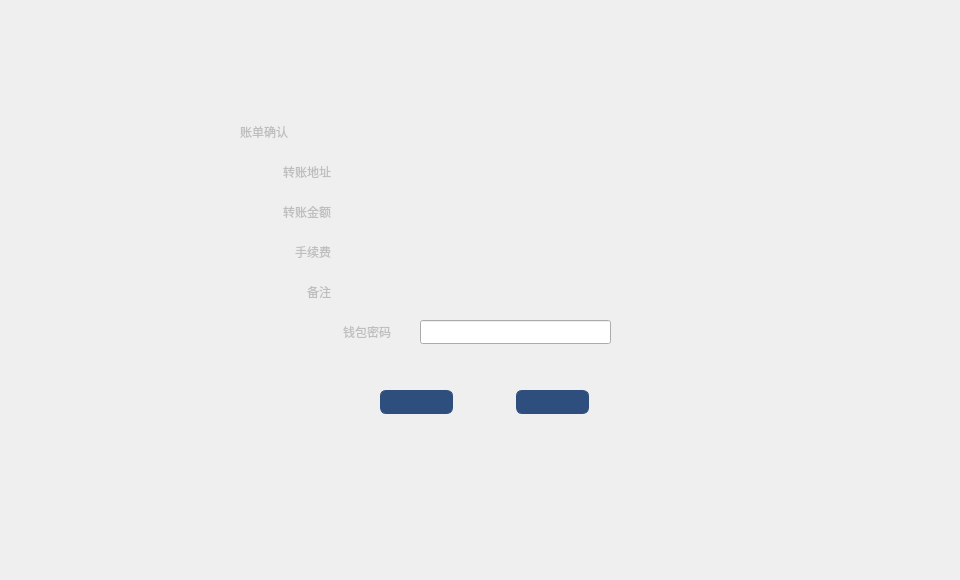
<?xml version="1.0" encoding="UTF-8"?>
<ui version="4.0">
 <class>TransferConfirmDialog</class>
 <widget class="QDialog" name="TransferConfirmDialog">
  <property name="geometry">
   <rect>
    <x>0</x>
    <y>0</y>
    <width>960</width>
    <height>580</height>
   </rect>
  </property>
  <property name="font">
   <font>
    <family>微软雅黑</family>
   </font>
  </property>
  <property name="windowTitle">
   <string>Dialog</string>
  </property>
  <widget class="QWidget" name="widget" native="true">
   <property name="geometry">
    <rect>
     <x>0</x>
     <y>0</y>
     <width>960</width>
     <height>580</height>
    </rect>
   </property>
   <widget class="QWidget" name="containerWidget" native="true">
    <property name="geometry">
     <rect>
      <x>220</x>
      <y>110</y>
      <width>520</width>
      <height>360</height>
     </rect>
    </property>
    <widget class="QLineEdit" name="pwdLineEdit">
     <property name="geometry">
      <rect>
       <x>200</x>
       <y>210</y>
       <width>191</width>
       <height>24</height>
      </rect>
     </property>
     <property name="echoMode">
      <enum>QLineEdit::Password</enum>
     </property>
    </widget>
    <widget class="QLabel" name="tipLabel2">
     <property name="geometry">
      <rect>
       <x>210</x>
       <y>240</y>
       <width>200</width>
       <height>16</height>
      </rect>
     </property>
     <property name="text">
      <string/>
     </property>
    </widget>
    <widget class="QToolButton" name="okBtn">
     <property name="geometry">
      <rect>
       <x>160</x>
       <y>280</y>
       <width>73</width>
       <height>24</height>
      </rect>
     </property>
     <property name="cursor">
      <cursorShape>PointingHandCursor</cursorShape>
     </property>
     <property name="styleSheet">
      <string notr="true">QToolButton{color:white;border:1px solid  rgb(46,78,126);border-radius:6px;
background-color: rgb(46,78,126);}
QToolButton:hover{background-color:rgb(66,98,146);}
QToolButton:disabled{background-color:#cecece;}</string>
     </property>
     <property name="text">
      <string/>
     </property>
    </widget>
    <widget class="QLabel" name="label_2">
     <property name="geometry">
      <rect>
       <x>30</x>
       <y>50</y>
       <width>81</width>
       <height>24</height>
      </rect>
     </property>
     <property name="font">
      <font>
       <pointsize>9</pointsize>
       <weight>50</weight>
       <bold>false</bold>
      </font>
     </property>
     <property name="styleSheet">
      <string notr="true">color: rgb(190, 190, 190);</string>
     </property>
     <property name="text">
      <string>转账地址</string>
     </property>
     <property name="alignment">
      <set>Qt::AlignRight|Qt::AlignTrailing|Qt::AlignVCenter</set>
     </property>
    </widget>
    <widget class="QLabel" name="pwdLabel">
     <property name="geometry">
      <rect>
       <x>80</x>
       <y>210</y>
       <width>91</width>
       <height>24</height>
      </rect>
     </property>
     <property name="styleSheet">
      <string notr="true">color: rgb(190, 190, 190);</string>
     </property>
     <property name="text">
      <string>钱包密码</string>
     </property>
     <property name="alignment">
      <set>Qt::AlignRight|Qt::AlignTrailing|Qt::AlignVCenter</set>
     </property>
    </widget>
    <widget class="QLabel" name="label_5">
     <property name="geometry">
      <rect>
       <x>30</x>
       <y>170</y>
       <width>81</width>
       <height>24</height>
      </rect>
     </property>
     <property name="font">
      <font>
       <pointsize>9</pointsize>
       <weight>50</weight>
       <bold>false</bold>
      </font>
     </property>
     <property name="styleSheet">
      <string notr="true">color: rgb(190, 190, 190);</string>
     </property>
     <property name="text">
      <string>备注</string>
     </property>
     <property name="alignment">
      <set>Qt::AlignRight|Qt::AlignTrailing|Qt::AlignVCenter</set>
     </property>
    </widget>
    <widget class="QLabel" name="feeLabel">
     <property name="geometry">
      <rect>
       <x>150</x>
       <y>130</y>
       <width>320</width>
       <height>24</height>
      </rect>
     </property>
     <property name="styleSheet">
      <string notr="true">color: rgb(190, 190, 190);</string>
     </property>
     <property name="text">
      <string/>
     </property>
    </widget>
    <widget class="QLabel" name="label_3">
     <property name="geometry">
      <rect>
       <x>30</x>
       <y>90</y>
       <width>81</width>
       <height>24</height>
      </rect>
     </property>
     <property name="font">
      <font>
       <pointsize>9</pointsize>
       <weight>50</weight>
       <bold>false</bold>
      </font>
     </property>
     <property name="styleSheet">
      <string notr="true">color: rgb(190, 190, 190);</string>
     </property>
     <property name="text">
      <string>转账金额</string>
     </property>
     <property name="alignment">
      <set>Qt::AlignRight|Qt::AlignTrailing|Qt::AlignVCenter</set>
     </property>
    </widget>
    <widget class="QLabel" name="remarkLabel">
     <property name="geometry">
      <rect>
       <x>150</x>
       <y>170</y>
       <width>320</width>
       <height>24</height>
      </rect>
     </property>
     <property name="styleSheet">
      <string notr="true">color: rgb(190, 190, 190);</string>
     </property>
     <property name="text">
      <string/>
     </property>
    </widget>
    <widget class="QLabel" name="label">
     <property name="geometry">
      <rect>
       <x>20</x>
       <y>10</y>
       <width>100</width>
       <height>24</height>
      </rect>
     </property>
     <property name="font">
      <font>
       <pointsize>9</pointsize>
      </font>
     </property>
     <property name="styleSheet">
      <string notr="true">color: rgb(190, 190, 190);</string>
     </property>
     <property name="text">
      <string>账单确认</string>
     </property>
    </widget>
    <widget class="QToolButton" name="cancelBtn">
     <property name="geometry">
      <rect>
       <x>296</x>
       <y>280</y>
       <width>73</width>
       <height>24</height>
      </rect>
     </property>
     <property name="cursor">
      <cursorShape>PointingHandCursor</cursorShape>
     </property>
     <property name="styleSheet">
      <string notr="true">QToolButton{color:white;border:1px solid  rgb(46,78,126);border-radius:6px;
background-color: rgb(46,78,126);}
QToolButton:hover{background-color:rgb(66,98,146);}
QToolButton:disabled{background-color:#cecece;}</string>
     </property>
     <property name="text">
      <string/>
     </property>
    </widget>
    <widget class="QLabel" name="label_4">
     <property name="geometry">
      <rect>
       <x>30</x>
       <y>130</y>
       <width>81</width>
       <height>24</height>
      </rect>
     </property>
     <property name="font">
      <font>
       <pointsize>9</pointsize>
       <weight>50</weight>
       <bold>false</bold>
      </font>
     </property>
     <property name="styleSheet">
      <string notr="true">color: rgb(190, 190, 190);</string>
     </property>
     <property name="text">
      <string>手续费</string>
     </property>
     <property name="alignment">
      <set>Qt::AlignRight|Qt::AlignTrailing|Qt::AlignVCenter</set>
     </property>
    </widget>
    <widget class="QLabel" name="addressLabel">
     <property name="geometry">
      <rect>
       <x>150</x>
       <y>50</y>
       <width>320</width>
       <height>24</height>
      </rect>
     </property>
     <property name="styleSheet">
      <string notr="true">color: rgb(190, 190, 190);</string>
     </property>
     <property name="text">
      <string/>
     </property>
    </widget>
    <widget class="QLabel" name="amountLabel">
     <property name="geometry">
      <rect>
       <x>150</x>
       <y>90</y>
       <width>320</width>
       <height>24</height>
      </rect>
     </property>
     <property name="styleSheet">
      <string notr="true">color: rgb(190, 190, 190);</string>
     </property>
     <property name="text">
      <string/>
     </property>
    </widget>
   </widget>
  </widget>
 </widget>
 <resources/>
 <connections/>
</ui>
